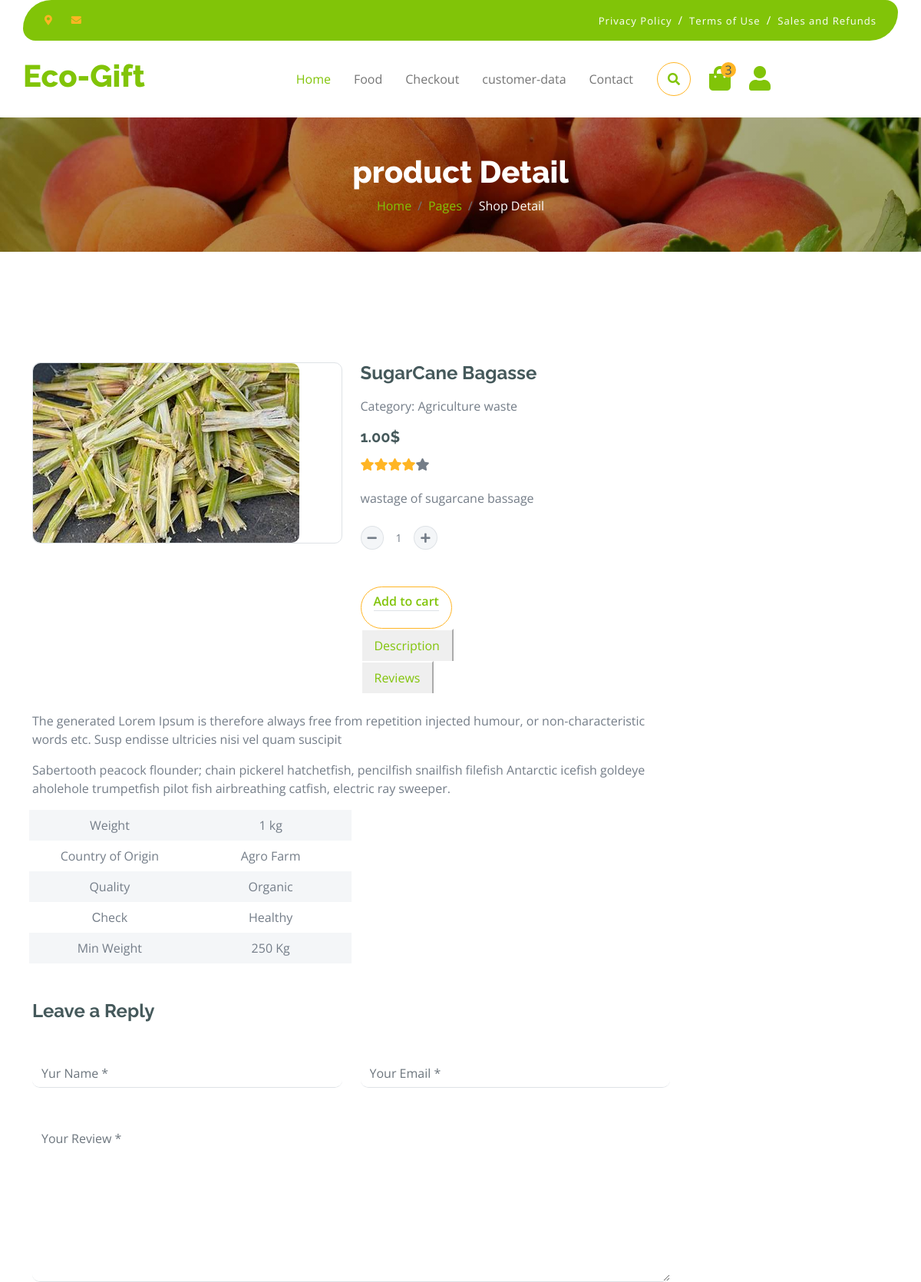
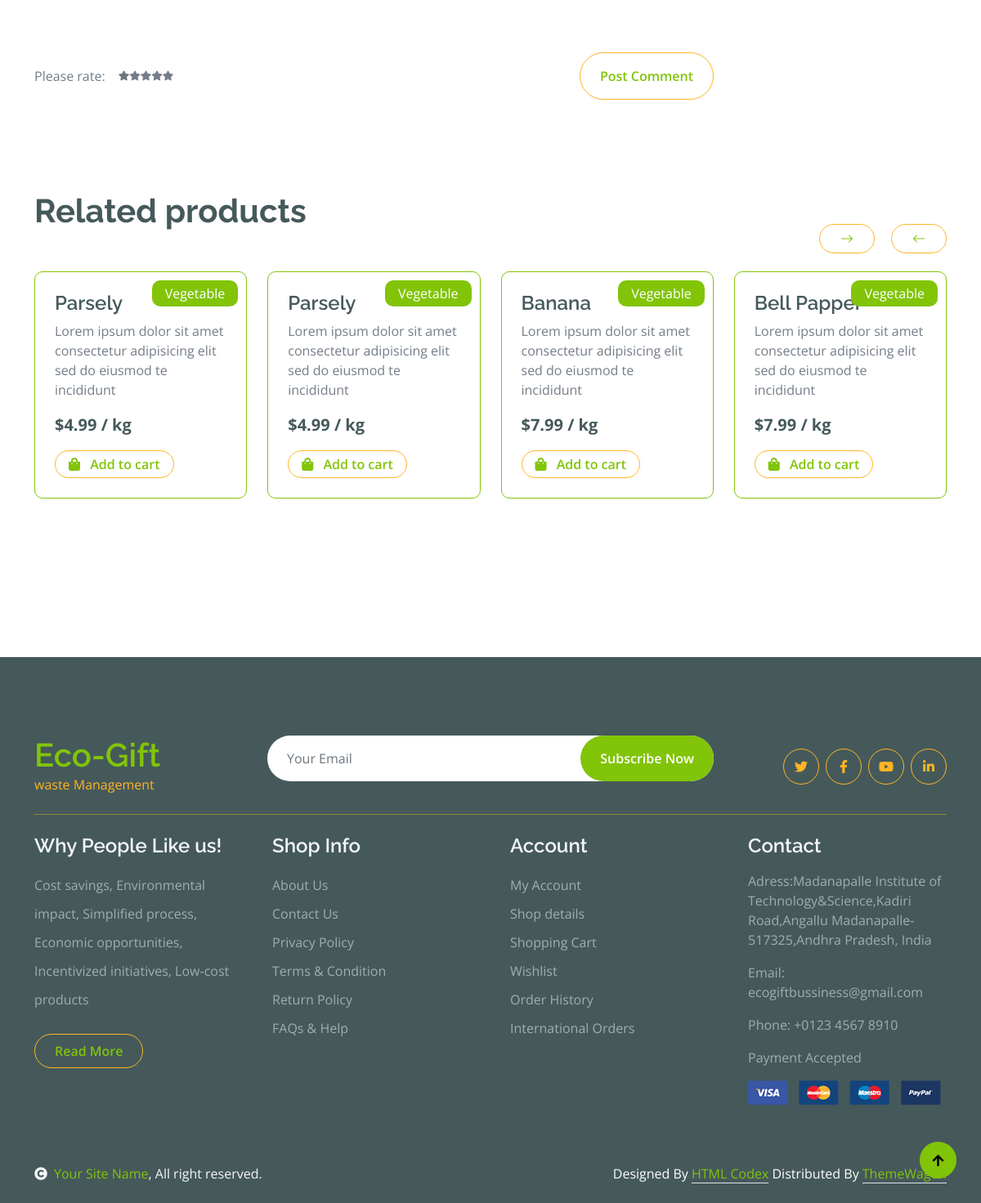
The page /products/shop-details/1 on the database its author committed (2 pictures, top to bottom).
### products/models.py (models this page shows)
class Product(models.Model):
  Name = models.CharField(max_length=255)
  Description = models.TextField(blank=True)
  Price = models.CharField(max_length=10)
  Category = models.ForeignKey(Category, on_delete=models.CASCADE)
  Image = models.ImageField(upload_to='products/', blank=True)
  Seller = models.ForeignKey(Seller, on_delete=models.CASCADE, default = 1)

class Category(models.Model):
  Name = models.CharField(max_length=255)
  def __str__(self):
    return self.Name

### products/views.py (the view)
# urls.py: path("shop-details/<int:product_id>", views.shopDetails, name="shop-details"),
def shopDetails(request,product_id):
    categories = Category.objects.all()
    products_by_category = {Category.Name: Product.objects.filter(Category=category) for category in categories}
    product = get_object_or_404(Product, id=product_id)
    print(categories.values,products_by_category,product)
    return render(request, 'shop-detail.html', {'cat': categories, 'prd_all': products_by_category,'product':product})

### templates/shop-detail.html (shortened to what this page needs)
{% extends "base.html" %}
{% load static %}
{% block content %}
        <div class="container-fluid page-header py-5">
            <h1 class="text-center text-white display-6">product Detail</h1>
            <ol class="breadcrumb justify-content-center mb-0">
                <li class="breadcrumb-item"><a href="#">Home</a></li>
                <li class="breadcrumb-item"><a href="#">Pages</a></li>
                <li class="breadcrumb-item active text-white">Shop Detail</li>
            </ol>
        </div>
        <div class="container-fluid py-5 mt-5">
            <div class="container py-5">
                <div class="row g-4 mb-5">
                    <div class="col-lg-8 col-xl-9">
                        <div class="row g-4">
                            <div class="col-lg-6">
                                <div class="border rounded">
                                    <a href="#">
                                        <img src="{{ product.Image.url }}" class="img-fluid rounded" alt="Image">
                                    </a>
                                </div>
                            </div>
                            <div class="col-lg-6">
                                <h4 class="fw-bold mb-3">{{ product.Name }}</h4>
                                <p class="mb-3">Category: {{ product.Category }}</p>
                                <h5 class="fw-bold mb-3">{{ product.Price }}$</h5>
                                <div class="d-flex mb-4">
                                    <i class="fa fa-star text-secondary"></i>
                                    <i class="fa fa-star text-secondary"></i>
                                    <i class="fa fa-star text-secondary"></i>
                                    <i class="fa fa-star text-secondary"></i>
                                    <i class="fa fa-star"></i>
                                </div>
                                <p class="mb-4">{{ product.Description }} </p>
                                <div class="input-group quantity mb-5" style="width: 100px;">
                                    <div class="input-group-btn">
                                        <button class="btn btn-sm btn-minus rounded-circle bg-light border" >
                                            <i class="fa fa-minus"></i>
                                        </button>
                                    </div>
                                    <input type="text" class="form-control form-control-sm text-center border-0" value="1">
                                    <div class="input-group-btn">
                                        <button class="btn btn-sm btn-plus rounded-circle bg-light border">
                                            <i class="fa fa-plus"></i>
                                        </button>
                                    </div>
                                </div>
                                <button onclick="addToCart({{ product.id }})" class="add-to-cart btn border border-secondary rounded-pill px-3 text-primary" data-product-id="{{ product.id }}">
                                    Add to cart
                            <div class="col-lg-12">
                                <nav>
                                    <div class="nav nav-tabs mb-3">
                                        <button class="nav-link active border-white border-bottom-0" type="button" role="tab"
                                            id="nav-about-tab" data-bs-toggle="tab" data-bs-target="#nav-about"
                                            aria-controls="nav-about" aria-selected="true">Description</button>
                                        <button class="nav-link border-white border-bottom-0" type="button" role="tab"
                                            id="nav-mission-tab" data-bs-toggle="tab" data-bs-target="#nav-mission"
                                            aria-controls="nav-mission" aria-selected="false">Reviews</button>
                                    </div>
                                </nav>
                                <div class="tab-content mb-5">
                                    <div class="tab-pane active" id="nav-about" role="tabpanel" aria-labelledby="nav-about-tab">
                                        <p>The generated Lorem Ipsum is therefore always free from repetition injected humour, or non-characteristic words etc.
                                            Susp endisse ultricies nisi vel quam suscipit </p>
                                        <p>Sabertooth peacock flounder; chain pickerel hatchetfish, pencilfish snailfish filefish Antarctic
                                            icefish goldeye aholehole trumpetfish pilot fish airbreathing catfish, electric ray sweeper.</p>
                                        <div class="px-2">
                                            <div class="row g-4">
                                                <div class="col-6">
                                                    <div class="row bg-light align-items-center text-center justify-content-center py-2">
                                                        <div class="col-6">
                                                            <p class="mb-0">Weight</p>
                                                        </div>
                                                        <div class="col-6">
                                                            <p class="mb-0">1 kg</p>
                                                        </div>
                                                    </div>
                                                    <div class="row text-center align-items-center justify-content-center py-2">
                                                        <div class="col-6">
                                                            <p class="mb-0">Country of Origin</p>
                                                        </div>
                                                        <div class="col-6">
                                                            <p class="mb-0">Agro Farm</p>
                                                        </div>
                                                    </div>
                                                    <div class="row bg-light text-center align-items-center justify-content-center py-2">
                                                        <div class="col-6">
                                                            <p class="mb-0">Quality</p>
                                                        </div>
                                                        <div class="col-6">
                                                            <p class="mb-0">Organic</p>
                                                        </div>
                                                    </div>
                                                    <div class="row text-center align-items-center justify-content-center py-2">
                                                        <div class="col-6">
                                                            <p class="mb-0">Сheck</p>
                                                        </div>
                                                        <div class="col-6">
                                                            <p class="mb-0">Healthy</p>
                                                        </div>
                                                    </div>
                                                    <div class="row bg-light text-center align-items-center justify-content-center py-2">
                                                        <div class="col-6">
                                                            <p class="mb-0">Min Weight</p>
                                                        </div>
                                                        <div class="col-6">
                                                            <p class="mb-0">250 Kg</p>
                                                        </div>
                                                    </div>
                                                </div>
                                            </div>
                                        </div>
                                    </div>
                                </div>
                            </div>
                            <form action="#">
                                <h4 class="mb-5 fw-bold">Leave a Reply</h4>
                                <div class="row g-4">
                                    <div class="col-lg-6">
                                        <div class="border-bottom rounded">
                                            <input type="text" class="form-control border-0 me-4" placeholder="Yur Name *">
                                        </div>
                                    </div>
                                    <div class="col-lg-6">
                                        <div class="border-bottom rounded">
                                            <input type="email" class="form-control border-0" placeholder="Your Email *">
                                        </div>
                                    </div>
                                    <div class="col-lg-12">
                                        <div class="border-bottom rounded my-4">
                                            <textarea name="" id="" class="form-control border-0" cols="30" rows="8" placeholder="Your Review *" spellcheck="false"></textarea>
                                        </div>
                                    </div>
                                    <div class="col-lg-12">
                                        <div class="d-flex justify-content-between py-3 mb-5">
                                            <div class="d-flex align-items-center">
                                                <p class="mb-0 me-3">Please rate:</p>
                                                <div class="d-flex align-items-center" style="font-size: 12px;">
                                                    <i class="fa fa-star text-muted"></i>
                                                    <i class="fa fa-star"></i>
                                                    <i class="fa fa-star"></i>
                                                    <i class="fa fa-star"></i>
                                                    <i class="fa fa-star"></i>
                                                </div>
                                            </div>
                                            <a href="#" class="btn border border-secondary text-primary rounded-pill px-4 py-3"> Post Comment</a>
                                        </div>
                                    </div>
                                </div>
                            </form>
                        </div>
                    </div>
                    <div class="col-lg-4 col-xl-3">
                        <div class="row g-4 fruite">
                    </div>
                </div>
                <h1 class="fw-bold mb-0">Related products</h1>
                <div class="vesitable">
                    <div class="owl-carousel vegetable-carousel justify-content-center">
                        <div class="border border-primary rounded position-relative vesitable-item">
                            <div class="text-white bg-primary px-3 py-1 rounded position-absolute" style="top: 10px; right: 10px;">Vegetable</div>
                            <div class="p-4 pb-0 rounded-bottom">
                                <h4>Parsely</h4>
                                <p>Lorem ipsum dolor sit amet consectetur adipisicing elit sed do eiusmod te incididunt</p>
                                <div class="d-flex justify-content-between flex-lg-wrap">
                                    <p class="text-dark fs-5 fw-bold">$4.99 / kg</p>
                                    <a href="#" class="btn border border-secondary rounded-pill px-3 py-1 mb-4 text-primary"><i class="fa fa-shopping-bag me-2 text-primary"></i> Add to cart</a>
                                </div>
                            </div>
                        </div>
                        <div class="border border-primary rounded position-relative vesitable-item">
                            <div class="text-white bg-primary px-3 py-1 rounded position-absolute" style="top: 10px; right: 10px;">Vegetable</div>
                            <div class="p-4 pb-0 rounded-bottom">
                                <h4>Parsely</h4>
                                <p>Lorem ipsum dolor sit amet consectetur adipisicing elit sed do eiusmod te incididunt</p>
                                <div class="d-flex justify-content-between flex-lg-wrap">
                                    <p class="text-dark fs-5 fw-bold">$4.99 / kg</p>
                                    <a href="#" class="btn border border-secondary rounded-pill px-3 py-1 mb-4 text-primary"><i class="fa fa-shopping-bag me-2 text-primary"></i> Add to cart</a>
                                </div>
                            </div>
                        </div>
                        <div class="border border-primary rounded position-relative vesitable-item">
                            <div class="text-white bg-primary px-3 py-1 rounded position-absolute" style="top: 10px; right: 10px;">Vegetable</div>
                            <div class="p-4 pb-0 rounded-bottom">
                                <h4>Banana</h4>
                                <p>Lorem ipsum dolor sit amet consectetur adipisicing elit sed do eiusmod te incididunt</p>
                                <div class="d-flex justify-content-between flex-lg-wrap">
                                    <p class="text-dark fs-5 fw-bold">$7.99 / kg</p>
                                    <a href="#" class="btn border border-secondary rounded-pill px-3 py-1 mb-4 text-primary"><i class="fa fa-shopping-bag me-2 text-primary"></i> Add to cart</a>
                                </div>
                            </div>
                        </div>
                        <div class="border border-primary rounded position-relative vesitable-item">
                            <div class="text-white bg-primary px-3 py-1 rounded position-absolute" style="top: 10px; right: 10px;">Vegetable</div>
                            <div class="p-4 pb-0 rounded-bottom">
                                <h4>Bell Papper</h4>
                                <p>Lorem ipsum dolor sit amet consectetur adipisicing elit sed do eiusmod te incididunt</p>
                                <div class="d-flex justify-content-between flex-lg-wrap">
                                    <p class="text-dark fs-5 fw-bold">$7.99 / kg</p>
                                    <a href="#" class="btn border border-secondary rounded-pill px-3 py-1 mb-4 text-primary"><i class="fa fa-shopping-bag me-2 text-primary"></i> Add to cart</a>
                                </div>
                            </div>
                        </div>
                    </div>
                </div>
            </div>
        </div>
{% endblock %}

### rows shown on the page
Product: Image (picture), Name "SugarCane Bagasse", Category "Agriculture waste", Price "1.00", Description "wastage of sugarcane bassage"
